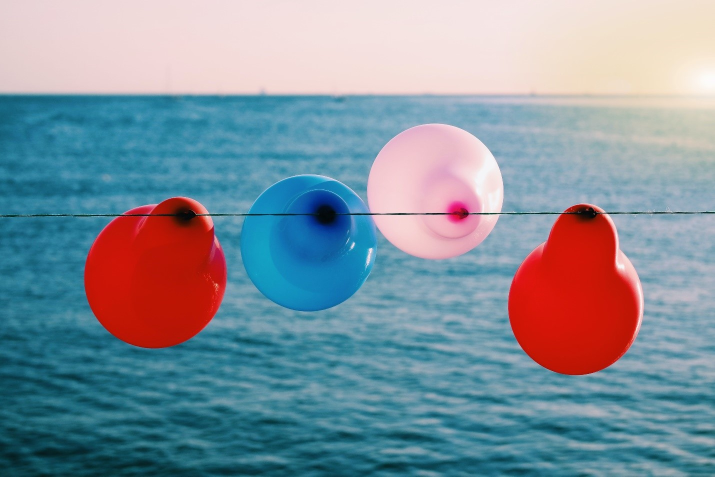
#> input picture Computer_Vision_operations/balloons.jpg, 1430 x 953 px, found by its file name (shown at 1/2 size)
$ python edge_custom_filter.py
#> lines starting #> are read from the running program, lines starting #| are printed output that depends on the picture
import numpy as np
import matplotlib.pyplot as plt
import cv2 as cv

img=cv.imread("/home/labuser/Downloads/GuidedProject1602257891588/balloons.jpg")
#> img is the input picture: shape (953, 1430, 3); mean B, G, R 156.9, 145.4, 129.8
img_resized=cv.resize(img,(300,300))
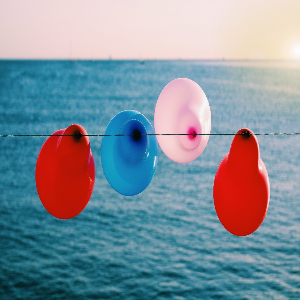
#> img_resized: shape (300, 300, 3); mean B, G, R 156.7, 145.3, 129.7

#bileteral filter
ib=cv.bilateralFilter(img_resized,-1,50,50)
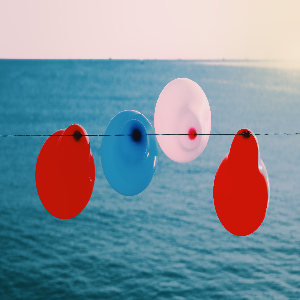
#> ib: shape (300, 300, 3); mean B, G, R 156.9, 145.6, 129.8
ib_c=cv.cvtColor(ib,cv.COLOR_BGR2RGB)
plt.imshow(ib_c)
plt.show()

#dilation, erosion

im_dilate=cv.dilate(img_resized,(3,3),iterations=1)
im_erode=cv.erode(im_dilate,(3,3),iterations=1)
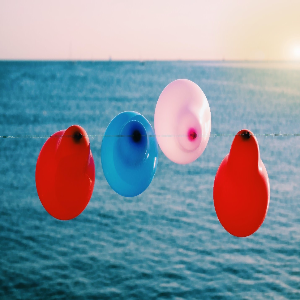
#> im_erode: shape (300, 300, 3); mean B, G, R 157.7, 146.3, 131
im_de=cv.cvtColor(im_erode,cv.COLOR_BGR2RGB)
plt.imshow(im_de)
plt.show()

#gaussianblur

img_gb=cv.GaussianBlur(img_resized,(25,25),0)
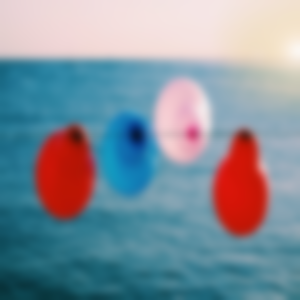
#> img_gb: shape (300, 300, 3); mean B, G, R 156.7, 145.3, 129.7
edges=img_resized-img_gb
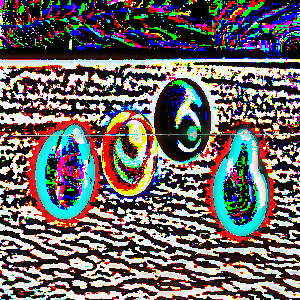
#> edges: shape (300, 300, 3); mean B, G, R 100.5, 101, 107.6
sharp_leaves=img_resized+edges
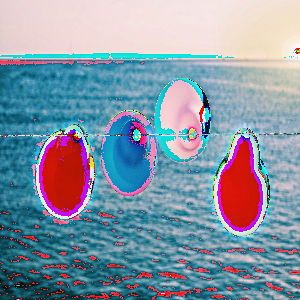
#> sharp_leaves: shape (300, 300, 3); mean B, G, R 165.5, 150.1, 132.8

plt.subplot(221)
plt.imshow(cv.cvtColor(img_resized,cv.COLOR_BGR2RGB))
plt.subplot(222)
plt.imshow(cv.cvtColor(img_gb,cv.COLOR_BGR2RGB))
plt.subplot(223)
plt.imshow(cv.cvtColor(edges,cv.COLOR_BGR2RGB))
plt.subplot(224)
plt.imshow(cv.cvtColor(sharp_leaves,cv.COLOR_BGR2RGB))
plt.show()
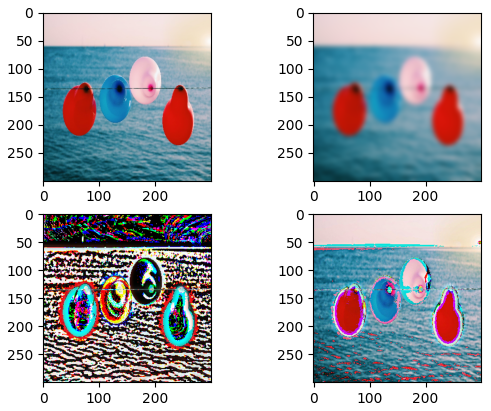
#> figure drawn by matplotlib, 4 panels

$ run again, with Computer_Vision_operations/chimpangy.png saved as Computer_Vision_operations/balloons.jpg
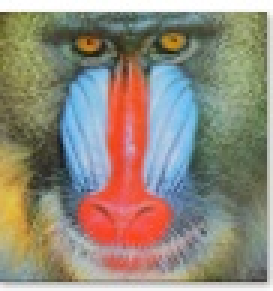
#> input picture Computer_Vision_operations/chimpangy.png, 91 x 97 px, found by its file name (shown 3 times larger)
#> img is the input picture: shape (97, 91, 3); mean B, G, R 124.3, 138.1, 145.8
#> `sharp_leaves=img_resized+edges`:
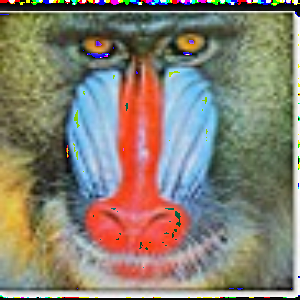
#> sharp_leaves: shape (300, 300, 3); mean B, G, R 114.4, 128.4, 135.6
#> `plt.show()`:
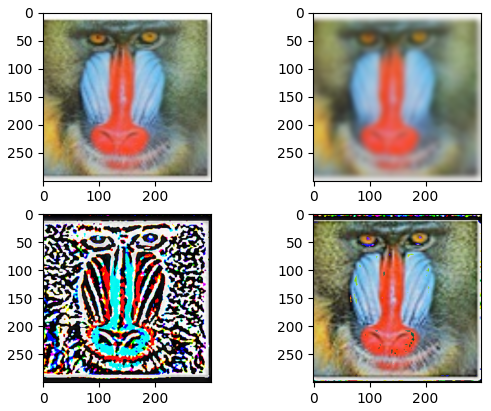
#> figure drawn by matplotlib, 4 panels
